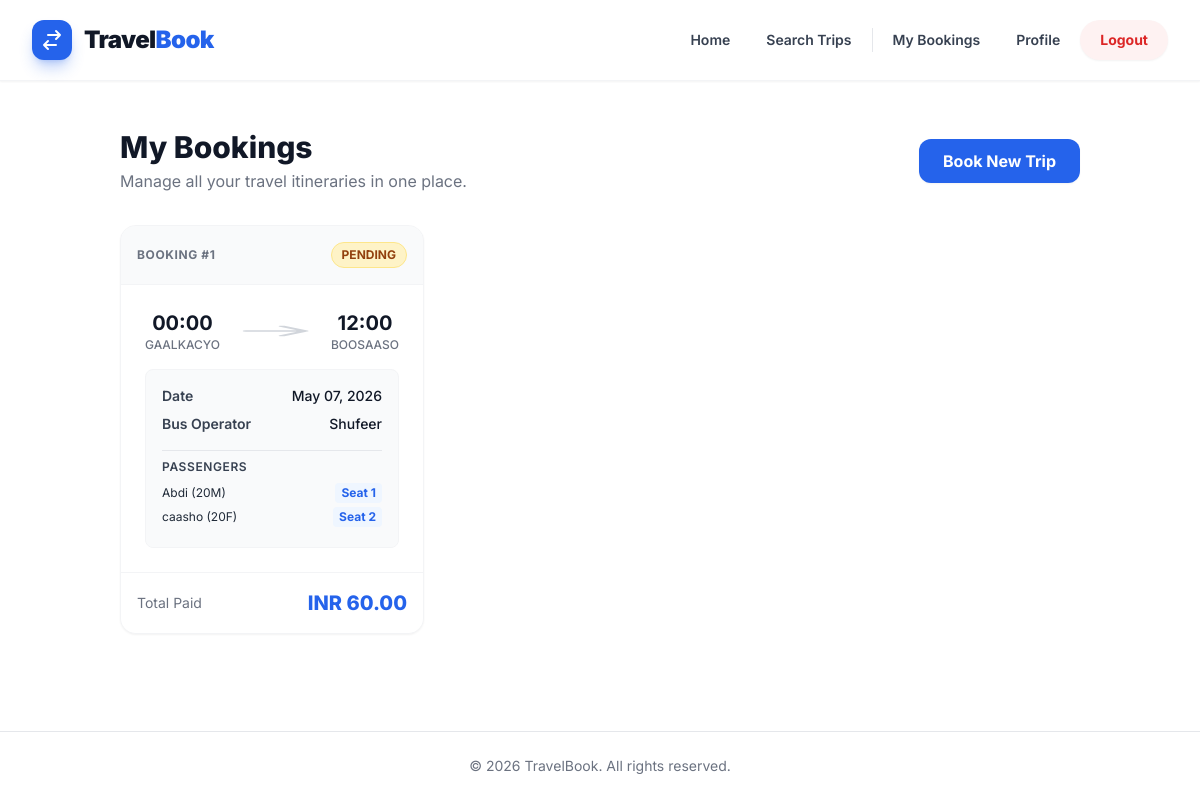
Page /my-bookings/ (signed in) on the earlier database version.
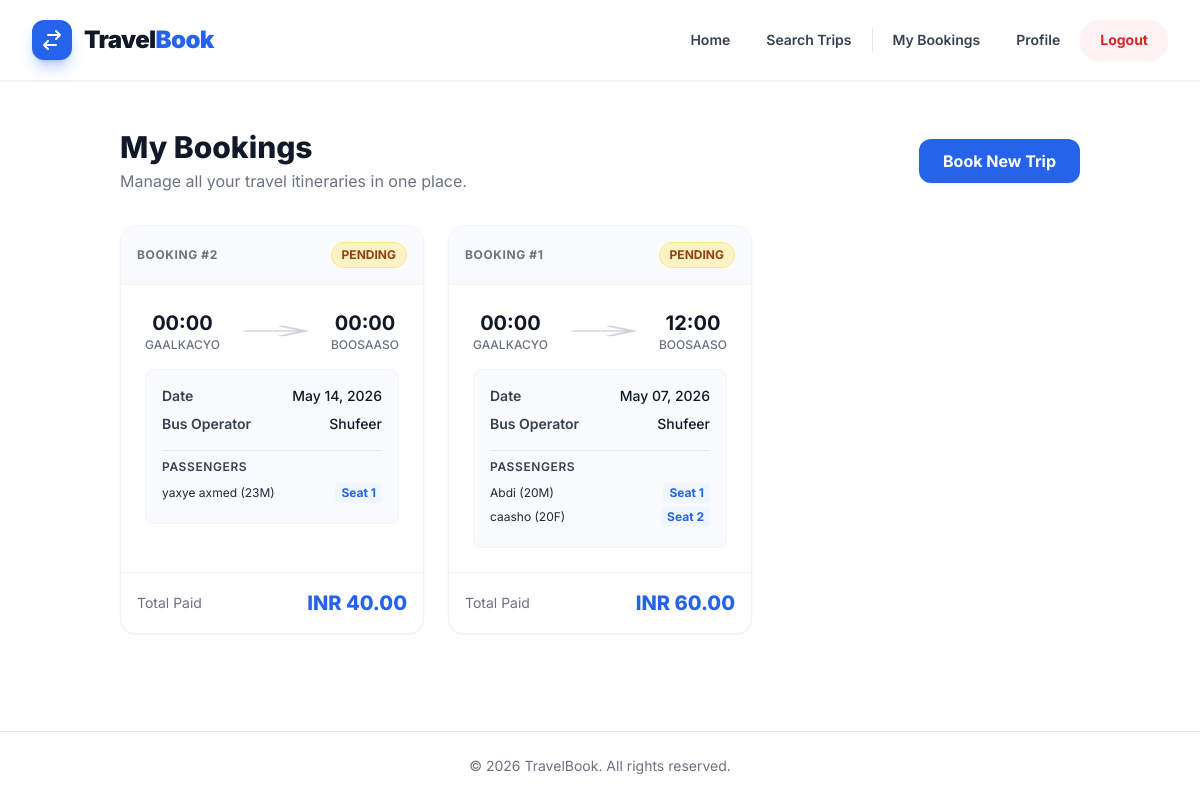
Same page on the later database version.
### booking/models.py (models this page shows, shortened)
class Booking(models.Model):
    STATUS_CHOICES = (
        ('PENDING', 'Pending'),
        ('CONFIRMED', 'Confirmed'),
        ('CANCELLED', 'Cancelled'),
    )
    user = models.ForeignKey(User, on_delete=models.CASCADE, related_name='bookings')
    trip = models.ForeignKey(Trip, on_delete=models.CASCADE, related_name='booking_set')
    seats = models.ManyToManyField(Seat)
    total_amount = models.DecimalField(max_digits=10, decimal_places=2, null=True, blank=True)
    status = models.CharField(max_length=20, choices=STATUS_CHOICES, default='PENDING')
    contact_email = models.EmailField(blank=True, null=True)
    contact_phone = models.CharField(max_length=20, blank=True, null=True)
    booking_time = models.DateTimeField(auto_now_add=True)

class Passenger(models.Model):
    GENDER_CHOICES = (
        ('M', 'Male'),
        ('F', 'Female'),
    )
    booking = models.ForeignKey(Booking, on_delete=models.CASCADE, related_name='passengers')
    seat = models.ForeignKey(Seat, on_delete=models.CASCADE)
    name = models.CharField(max_length=255)
    age = models.PositiveIntegerField()
    gender = models.CharField(max_length=1, choices=GENDER_CHOICES)

### listing/models.py (models this page shows, shortened)
class Trip(models.Model):
    bus = models.ForeignKey(Bus, on_delete=models.CASCADE, related_name='trips')
    route = models.ForeignKey(Route, on_delete=models.CASCADE, related_name='trips')
    departure_time = models.DateTimeField()
    arrival_time = models.DateTimeField()
    price = models.DecimalField(max_digits=10, decimal_places=2)

class Route(models.Model):
    origin = models.CharField(max_length=255)
    destination = models.CharField(max_length=255)

class Bus(models.Model):
    operator = models.ForeignKey(BusOperator, on_delete=models.CASCADE, related_name='buses')
    registration_number = models.CharField(max_length=50, unique=True)
    capacity = models.PositiveIntegerField()
    class Meta:
        verbose_name_plural = "Buses"

class BusOperator(models.Model):
    name = models.CharField(max_length=255)
    contact_email = models.EmailField()
    phone_number = models.CharField(max_length=20)
    created_at = models.DateTimeField(auto_now_add=True)

class Seat(models.Model):
    bus = models.ForeignKey(Bus, on_delete=models.CASCADE, related_name='seats')
    seat_number = models.CharField(max_length=10)
    class Meta:
        unique_together = ('bus', 'seat_number')

### booking/views.py (the view)
# urls.py: path('my-bookings/', views.my_bookings_view, name='my_bookings'),
@login_required
def my_bookings_view(request):
    bookings = Booking.objects.filter(user=request.user).order_by('-booking_time')
    return render(request, 'booking/my_bookings.html', {'bookings': bookings})

### booking/templates/booking/my_bookings.html (shortened to what the changed rows need)
{% extends 'base.html' %}
{% block content %}
<div class="max-w-6xl mx-auto mt-4">
    <div class="mb-8 flex items-center justify-between">
        <div>
            <h1 class="text-3xl font-extrabold text-gray-900">My Bookings</h1>
        </div>
    </div>
    {% if bookings %}
        <div class="grid grid-cols-1 md:grid-cols-2 lg:grid-cols-3 gap-6">
            {% for booking in bookings %}
            <div class="bg-white rounded-2xl shadow-sm border border-gray-100 hover:shadow-md transition-shadow overflow-hidden flex flex-col">
                <div class="bg-gray-50 p-4 border-b border-gray-100 flex justify-between items-center">
                    <span class="text-xs font-bold text-gray-500 uppercase tracking-wider">Booking #{{ booking.id }}</span>
                    {% if booking.status == 'CONFIRMED' %}
                        <span class="px-2.5 py-1 text-xs font-bold rounded-full bg-green-100 text-green-800 border border-green-200">CONFIRMED</span>
                    {% elif booking.status == 'PENDING' %}
                        <span class="px-2.5 py-1 text-xs font-bold rounded-full bg-amber-100 text-amber-800 border border-amber-200">PENDING</span>
                    {% else %}
                        <span class="px-2.5 py-1 text-xs font-bold rounded-full bg-red-100 text-red-800 border border-red-200">CANCELLED</span>
                    {% endif %}
                </div>
                <div class="p-6 flex-grow">
                    <div class="flex items-center justify-between mb-4">
                        <div class="text-center">
                            <p class="text-xl font-bold text-gray-900">{{ booking.trip.departure_time|time:"H:i" }}</p>
                            <p class="text-xs font-medium text-gray-500 uppercase">{{ booking.trip.route.origin|truncatechars:10 }}</p>
                        </div>
                        <div class="flex-1 px-4 text-center text-gray-300">
                            <svg class="w-full h-4" fill="none" stroke="currentColor" viewBox="0 0 24 24" preserveAspectRatio="none"><path stroke-linecap="round" stroke-linejoin="round" stroke-width="2" d="M14 5l7 7m0 0l-7 7m7-7H3"></path></svg>
                        </div>
                        <div class="text-center">
                            <p class="text-xl font-bold text-gray-900">{{ booking.trip.arrival_time|time:"H:i" }}</p>
                            <p class="text-xs font-medium text-gray-500 uppercase">{{ booking.trip.route.destination|truncatechars:10 }}</p>
                        </div>
                    </div>
                    <div class="space-y-2 text-sm text-gray-600 bg-gray-50 rounded-lg p-4 border border-gray-100">
                        <div class="flex justify-between mb-2">
                            <span class="font-semibold text-gray-700">Date</span>
                            <span class="font-medium text-gray-900">{{ booking.trip.departure_time|date:"M d, Y" }}</span>
                        </div>
                        <div class="flex justify-between mb-4 border-b border-gray-200 pb-4">
                            <span class="font-semibold text-gray-700">Bus Operator</span>
                            <span class="font-medium text-gray-900">{{ booking.trip.bus.operator.name }}</span>
                        </div>
                        <div class="mt-2">
                            <p class="font-semibold text-gray-700 mb-2 uppercase text-xs tracking-wider">Passengers</p>
                            {% for passenger in booking.passengers.all %}
                            <div class="flex justify-between items-center text-xs mb-1">
                                <span class="text-gray-800">{{ passenger.name }} ({{ passenger.age }}{{ passenger.gender }})</span>
                                <span class="font-bold text-blue-600 bg-blue-50 px-1.5 py-0.5 rounded">Seat {{ passenger.seat.seat_number }}</span>
                            </div>
                            {% empty %}
                            <p class="text-xs text-gray-500">No passenger details.</p>
                            {% endfor %}
                        </div>
                    </div>
                </div>
                <div class="p-4 border-t border-gray-100 bg-white flex justify-between items-center">
                    <span class="text-gray-500 text-sm">Total Paid</span>
                    <span class="text-xl font-extrabold text-blue-600">INR {{ booking.total_amount }}</span>
                </div>
            </div>
            {% endfor %}
        </div>
    {% endif %}
</div>
{% endblock %}

Differences in the rows shown:
added Booking: id "2", status "PENDING", trip.departure_time "00:00", trip.route.origin "GAALKACYO", trip.arrival_time "00:00", trip.route.destination "BOOSAASO", trip.departure_time "May 14, 2026", trip.bus.operator.name "Shufeer", total_amount "40.00"
added Passenger: name "yaxye axmed", age "23", gender "M", seat.seat_number "1", shown under "2"
